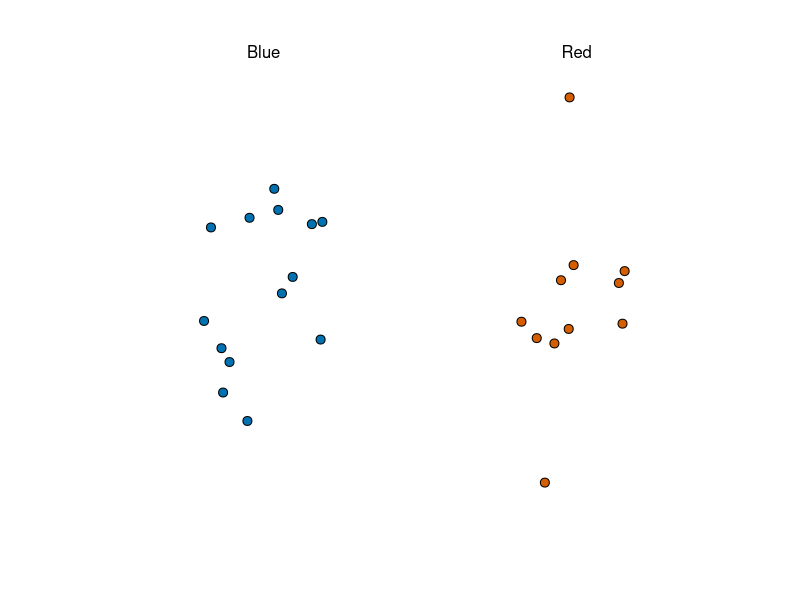
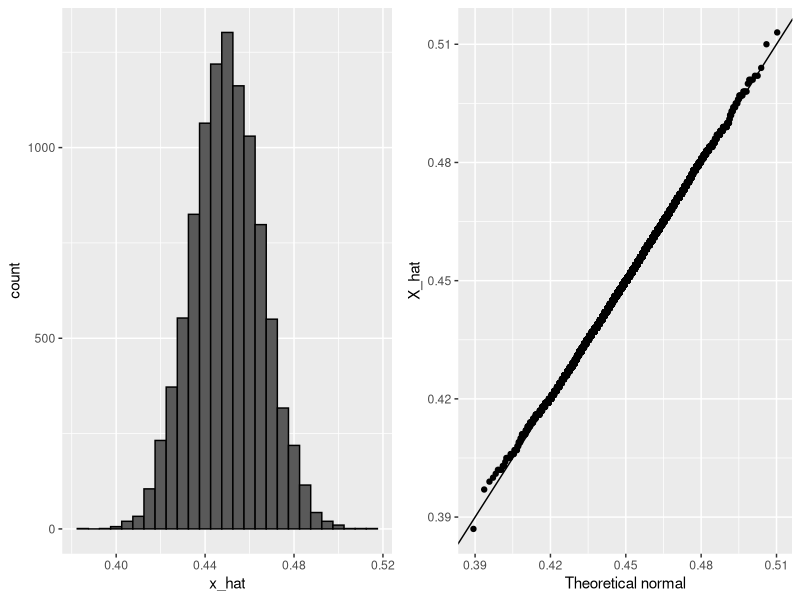
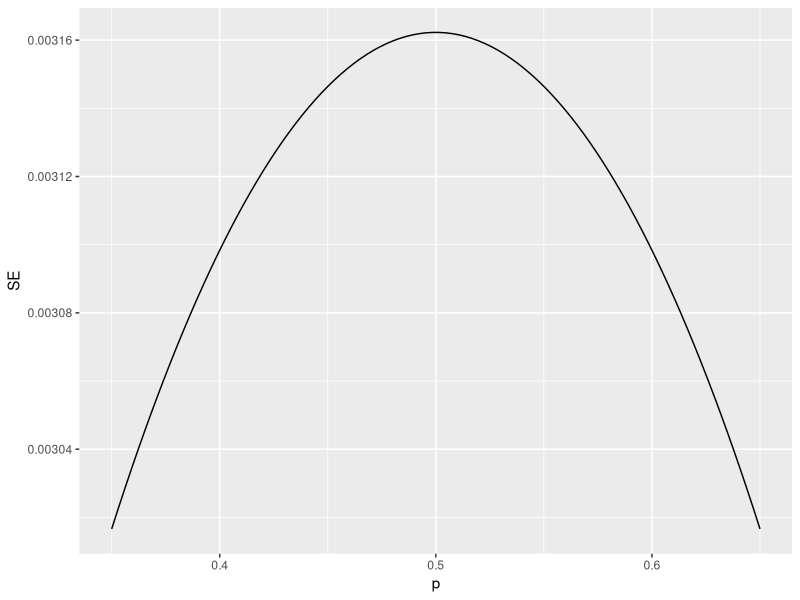
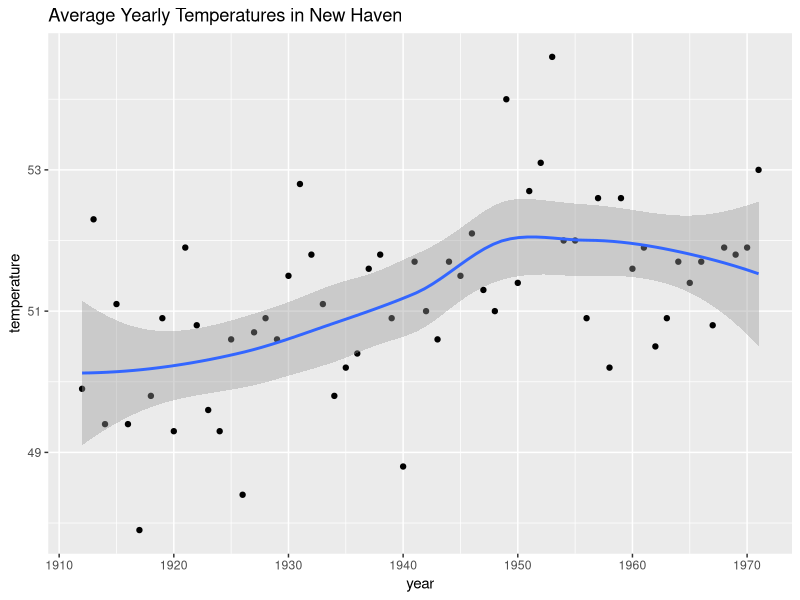
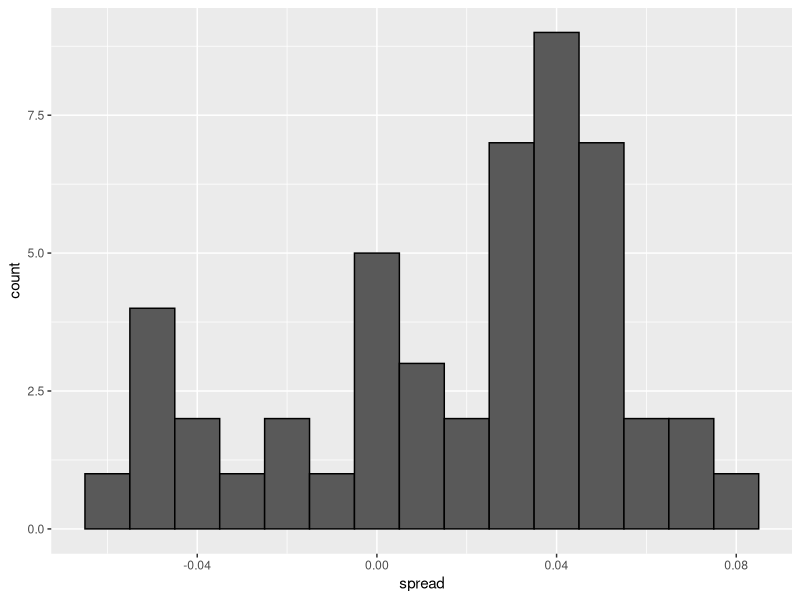
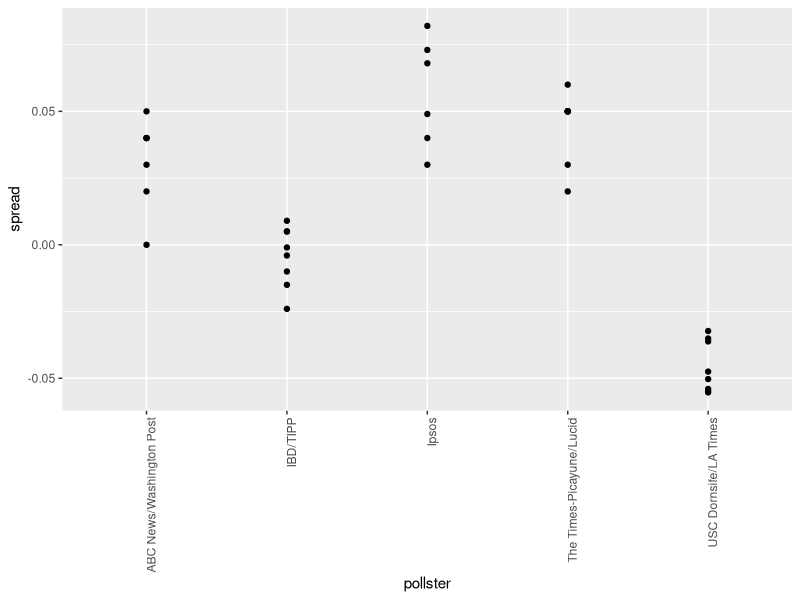
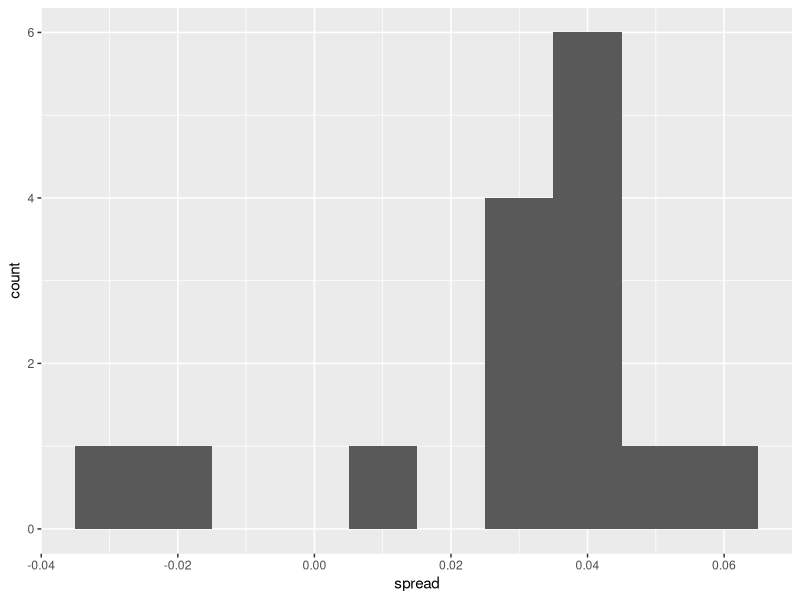
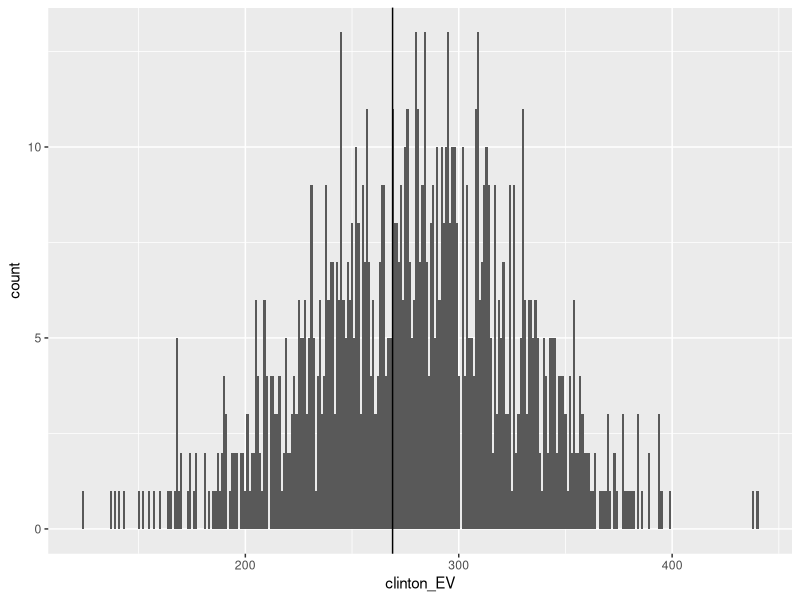

Write the R code that produced these figures, in order.
## ---- chunk 1
knitr::opts_chunk$set(echo = TRUE)
## ---- chunk 2
library(tidyverse)
library(dslabs)
take_poll(25)    # draw 25 beads
## ---- chunk 3
X_hat <- 0.48
se <- sqrt(X_hat*(1-X_hat)/25)
pnorm(0.01/se) - pnorm(-0.01/se)
## ---- chunk 4
p <- 0.45    # unknown p to estimate
N <- 1000

# simulate one poll of size N and determine x_hat
x <- sample(c(0,1), size = N, replace = TRUE, prob = c(1-p, p))
x_hat <- mean(x)

# simulate B polls of size N and determine average x_hat
B <- 10000    # number of replicates
N <- 1000    # sample size per replicate
x_hat <- replicate(B, {
    x <- sample(c(0,1), size = N, replace = TRUE, prob = c(1-p, p))
    mean(x)
})
## ---- chunk 5
library(tidyverse)

library(gridExtra)
p1 <- data.frame(x_hat = x_hat) %>%
    ggplot(aes(x_hat)) +
    geom_histogram(binwidth = 0.005, color = "black")
p2 <- data.frame(x_hat = x_hat) %>%
    ggplot(aes(sample = x_hat)) +
    stat_qq(dparams = list(mean = mean(x_hat), sd = sd(x_hat))) +
    geom_abline() +
    ylab("X_hat") +
    xlab("Theoretical normal")
grid.arrange(p1, p2, nrow=1)
## ---- chunk 6
library(tidyverse)
N <- 100000
p <- seq(0.35, 0.65, length = 100)
SE <- sapply(p, function(x) 2*sqrt(x*(1-x)/N))
data.frame(p = p, SE = SE) %>%
    ggplot(aes(p, SE)) +
    geom_line()
## ---- chunk 7
data("nhtemp")
data.frame(year = as.numeric(time(nhtemp)), temperature = as.numeric(nhtemp)) %>%
    ggplot(aes(year, temperature)) +
    geom_point() +
    geom_smooth() +
    ggtitle("Average Yearly Temperatures in New Haven")
## ---- chunk 8
p <- 0.45
N <- 1000
X <- sample(c(0,1), size = N, replace = TRUE, prob = c(1-p, p))    # generate N observations
X_hat <- mean(X)    # calculate X_hat
SE_hat <- sqrt(X_hat*(1-X_hat)/N)    # calculate SE_hat, SE of the mean of N observations
c(X_hat - 2*SE_hat, X_hat + 2*SE_hat)    # build interval of 2*SE above and below mean
## ---- chunk 9
z <- qnorm(0.995)    # calculate z to solve for 99% confidence interval
pnorm(qnorm(0.995))    # demonstrating that qnorm gives the z value for a given probability
pnorm(qnorm(1-0.995))    # demonstrating symmetry of 1-qnorm
pnorm(z) - pnorm(-z)    # demonstrating that this z value gives correct probability for interval
## ---- chunk 10
B <- 10000
inside <- replicate(B, {
    X <- sample(c(0,1), size = N, replace = TRUE, prob = c(1-p, p))
    X_hat <- mean(X)
    SE_hat <- sqrt(X_hat*(1-X_hat)/N)
    between(p, X_hat - 2*SE_hat, X_hat + 2*SE_hat)    # TRUE if p in confidence interval
})
mean(inside)
## ---- chunk 11
N <- 25
X_hat <- 0.48
(2*X_hat - 1) + c(-2, 2)*2*sqrt(X_hat*(1-X_hat)/N)
## ---- chunk 12
N <- 100    # sample size
z <- sqrt(N) * 0.02/0.5    # spread of 0.02
1 - (pnorm(z) - pnorm(-z))
## ---- chunk 13
d <- 0.039
Ns <- c(1298, 533, 1342, 897, 774, 254, 812, 324, 1291, 1056, 2172, 516)
p <- (d+1)/2

# calculate confidence intervals of the spread
confidence_intervals <- sapply(Ns, function(N){
    X <- sample(c(0,1), size=N, replace=TRUE, prob = c(1-p, p))
    X_hat <- mean(X)
    SE_hat <- sqrt(X_hat*(1-X_hat)/N)
    2*c(X_hat, X_hat - 2*SE_hat, X_hat + 2*SE_hat) - 1
})

# generate a data frame storing results
polls <- data.frame(poll = 1:ncol(confidence_intervals),
                    t(confidence_intervals), sample_size = Ns)
names(polls) <- c("poll", "estimate", "low", "high", "sample_size")
polls
## ---- chunk 14
d_hat <- polls %>%
    summarize(avg = sum(estimate*sample_size) / sum(sample_size)) %>%
    .$avg

p_hat <- (1+d_hat)/2
moe <- 2*1.96*sqrt(p_hat*(1-p_hat)/sum(polls$sample_size))   
round(d_hat*100,1)
round(moe*100, 1)
## ---- chunk 15
library(dslabs)
data(polls_us_election_2016)
names(polls_us_election_2016)

# keep only national polls from week before election with a grade considered reliable
polls <- polls_us_election_2016 %>%
    filter(state == "U.S." & enddate >= "2016-10-31" &
               (grade %in% c("A+", "A", "A-", "B+") | is.na(grade)))

# add spread estimate
polls <- polls %>%
    mutate(spread = rawpoll_clinton/100 - rawpoll_trump/100)

# compute estimated spread for combined polls
d_hat <- polls %>%
    summarize(d_hat = sum(spread * samplesize) / sum(samplesize)) %>%
    .$d_hat

# compute margin of error
p_hat <- (d_hat+1)/2
moe <- 1.96 * 2 * sqrt(p_hat*(1-p_hat)/sum(polls$samplesize))

# histogram of the spread
polls %>%
    ggplot(aes(spread)) +
    geom_histogram(color="black", binwidth = .01)
## ---- chunk 16
# number of polls per pollster in week before election
polls %>% group_by(pollster) %>% summarize(n())
# plot results by pollsters with at least 6 polls
polls %>% group_by(pollster) %>%
    filter(n() >= 6) %>%
    ggplot(aes(pollster, spread)) +
    geom_point() +
    theme(axis.text.x = element_text(angle = 90, hjust = 1))
# standard errors within each pollster
polls %>% group_by(pollster) %>%
    filter(n() >= 6) %>%
    summarize(se = 2 * sqrt(p_hat * (1-p_hat) / median(samplesize)))
## ---- chunk 17
# collect last result before the election for each pollster
one_poll_per_pollster <- polls %>% group_by(pollster) %>%
    filter(enddate == max(enddate)) %>%      # keep latest poll
    ungroup()

# histogram of spread estimates
one_poll_per_pollster %>%
    ggplot(aes(spread)) + geom_histogram(binwidth = 0.01)

# construct 95% confidence interval
results <- one_poll_per_pollster %>%
    summarize(avg = mean(spread), se = sd(spread)/sqrt(length(spread))) %>%
    mutate(start = avg - 1.96*se, end = avg + 1.96*se)
round(results*100, 1)
## ---- chunk 18
prev <- 0.00025    # disease prevalence
N <- 100000    # number of tests
outcome <- sample(c("Disease", "Healthy"), N, replace = TRUE, prob = c(prev, 1-prev))

N_D <- sum(outcome == "Disease")    # number with disease
N_H <- sum(outcome == "Healthy")    # number healthy

# for each person, randomly determine if test is + or -
accuracy <- 0.99
test <- vector("character", N)
test[outcome == "Disease"] <- sample(c("+", "-"), N_D, replace=TRUE, prob = c(accuracy, 1-accuracy))
test[outcome == "Healthy"] <- sample(c("-", "+"), N_H, replace=TRUE, prob = c(accuracy, 1-accuracy))

table(outcome, test)
## ---- chunk 19
library(tidyverse)
library(dslabs)
polls <- polls_us_election_2016 %>%
    filter(state == "U.S." & enddate >= "2016-10-31" &
                 (grade %in% c("A+", "A", "A-", "B+") | is.na(grade))) %>%
    mutate(spread = rawpoll_clinton/100 - rawpoll_trump/100)

one_poll_per_pollster <- polls %>% group_by(pollster) %>%
    filter(enddate == max(enddate)) %>%
    ungroup()

results <- one_poll_per_pollster %>%
    summarize(avg = mean(spread), se = sd(spread)/sqrt(length(spread))) %>%
    mutate(start = avg - 1.96*se, end = avg + 1.96*se)
## ---- chunk 20
mu <- 0
tau <- 0.035
sigma <- results$se
Y <- results$avg
B <- sigma^2 / (sigma^2 + tau^2)

posterior_mean <- B*mu + (1-B)*Y
posterior_se <- sqrt(1 / (1/sigma^2 + 1/tau^2))

posterior_mean
posterior_se

# 95% credible interval
posterior_mean + c(-1.96, 1.96)*posterior_se

# probability of d > 0
1 - pnorm(0, posterior_mean, posterior_se)
## ---- chunk 21
J <- 6
N <- 2000
d <- .021
p <- (d+1)/2
X <- d + rnorm(J, 0, 2*sqrt(p*(1-p)/N))
## ---- chunk 22
I <- 5
J <- 6
N <- 2000
d <- .021
p <- (d+1)/2
X <- sapply(1:I, function(i){
    d + rnorm(J, 0, 2*sqrt(p*(1-p)/N))
})
## ---- chunk 23
I <- 5
J <- 6
N <- 2000
d <- .021
p <- (d+1)/2
h <- rnorm(I, 0, 0.025)    # assume standard error of pollster-to-pollster variability is 0.025
X <- sapply(1:I, function(i){
    d + rnorm(J, 0, 2*sqrt(p*(1-p)/N))
})
## ---- chunk 24
mu <- 0
tau <- 0.035
sigma <- sqrt(results$se^2 + .025^2)
Y <- results$avg
B <- sigma^2 / (sigma^2 + tau^2)
posterior_mean <- B*mu + (1-B)*Y
posterior_se <- sqrt(1 / (1/sigma^2 + 1/tau^2))
1 - pnorm(0, posterior_mean, posterior_se)
## ---- chunk 25
library(tidyverse)
library(dslabs)
data("polls_us_election_2016")
head(results_us_election_2016)
results_us_election_2016 %>% arrange(desc(electoral_votes)) %>% top_n(5, electoral_votes)
## ---- chunk 26
results <- polls_us_election_2016 %>%
    filter(state != "U.S." &
            !grepl("CD", "state") &
            enddate >= "2016-10-31" &
            (grade %in% c("A+", "A", "A-", "B+") | is.na(grade))) %>%
    mutate(spread = rawpoll_clinton/100 - rawpoll_trump/100) %>%
    group_by(state) %>%
    summarize(avg = mean(spread), sd = sd(spread), n = n()) %>%
    mutate(state = as.character(state))
# 10 closest races = battleground states
results %>% arrange(abs(avg))
# joining electoral college votes and results
results <- left_join(results, results_us_election_2016, by="state")
# states with no polls: note Rhode Island and District of Columbia = Democrat
results_us_election_2016 %>% filter(!state %in% results$state)
# assigns sd to states with just one poll as median of other sd values
results <- results %>%
    mutate(sd = ifelse(is.na(sd), median(results$sd, na.rm = TRUE), sd))
## ---- chunk 27
mu <- 0
tau <- 0.02
# The original code commented below returns an error
#results %>% mutate(sigma = sd/sqrt(n), 
results %>% mutate(sigma = se,
                   B = sigma^2/ (sigma^2 + tau^2),
                   posterior_mean = B*mu + (1-B)*avg,
                   posterior_se = sqrt( 1 / (1/sigma^2 + 1/tau^2))) %>%
    arrange(abs(posterior_mean))
## ---- chunk 28
mu <- 0
tau <- 0.02
clinton_EV <- replicate(1000, {
    # The original code commented below returns an error
    #results %>% mutate(sigma = sd/sqrt(n),
    results %>% mutate(sigma = se,
                       B = sigma^2/ (sigma^2 + tau^2),
                       posterior_mean = B*mu + (1-B)*avg,
                       posterior_se = sqrt( 1 / (1/sigma^2 + 1/tau^2)),
                       simulated_result = rnorm(length(posterior_mean), posterior_mean, posterior_se),
                       clinton = ifelse(simulated_result > 0, electoral_votes, 0)) %>%    # award votes if Clinton wins state
        summarize(clinton = sum(clinton)) %>%    # total votes for Clinton
        .$clinton + 7    # 7 votes for Rhode Island and DC
})
mean(clinton_EV > 269)    # over 269 votes wins election
# histogram of outcomes
data.frame(clinton_EV) %>%
    ggplot(aes(clinton_EV)) +
    geom_histogram(binwidth = 1) +
    geom_vline(xintercept = 269)
## ---- chunk 29
mu <- 0
tau <- 0.02
bias_sd <- 0.03
clinton_EV_2 <- replicate(1000, {
    results %>% mutate(sigma = sqrt(sd^2/(n) + bias_sd^2),    # added bias_sd term
                        B = sigma^2/ (sigma^2 + tau^2),
                        posterior_mean = B*mu + (1-B)*avg,
                        posterior_se = sqrt( 1 / (1/sigma^2 + 1/tau^2)),
                        simulated_result = rnorm(length(posterior_mean), posterior_mean, posterior_se),
                        clinton = ifelse(simulated_result > 0, electoral_votes, 0)) %>%    # award votes if Clinton wins state
        summarize(clinton = sum(clinton)) %>%    # total votes for Clinton
        .$clinton + 7    # 7 votes for Rhode Island and DC
})
mean(clinton_EV_2 > 269)    # over 269 votes wins election
## ---- chunk 30
# select all national polls by one pollster
one_pollster <- polls_us_election_2016 %>%
    filter(pollster == "Ipsos" & state == "U.S.") %>%
    mutate(spread = rawpoll_clinton/100 - rawpoll_trump/100)
# the observed standard error is higher than theory predicts
se <- one_pollster %>%
    summarize(empirical = sd(spread),
            theoretical = 2*sqrt(mean(spread)*(1-mean(spread))/min(samplesize)))
se
# the distribution of the data is not normal
one_pollster %>% ggplot(aes(spread)) +
    geom_histogram(binwidth = 0.01, color = "black")
## ---- chunk 31
polls_us_election_2016 %>%
    filter(state == "U.S." & enddate >= "2016-07-01") %>%
    group_by(pollster) %>%
    filter(n() >= 10) %>%
    ungroup() %>%
    mutate(spread = rawpoll_clinton/100 - rawpoll_trump/100) %>%
    ggplot(aes(enddate, spread)) +
    geom_smooth(method = "loess", span = 0.1) +
    geom_point(aes(color = pollster), show.legend = FALSE, alpha = 0.6)
## ---- chunk 32
polls_us_election_2016 %>%
    filter(state == "U.S." & enddate >= "2016-07-01") %>%
    select(enddate, pollster, rawpoll_clinton, rawpoll_trump) %>%
    rename(Clinton = rawpoll_clinton, Trump = rawpoll_trump) %>%
    gather(candidate, percentage, -enddate, -pollster) %>%
    mutate(candidate = factor(candidate, levels = c("Trump", "Clinton"))) %>%
    group_by(pollster) %>%
    filter(n() >= 10) %>%
    ungroup() %>%
    ggplot(aes(enddate, percentage, color = candidate)) +
    geom_point(show.legend = FALSE, alpha = 0.4) +
    geom_smooth(method = "loess", span = 0.15) +
    scale_y_continuous(limits = c(30, 50))
## ---- chunk 33
z <- qt(0.975, nrow(one_poll_per_pollster) - 1)
one_poll_per_pollster %>%
    summarize(avg = mean(spread), moe = z*sd(spread)/sqrt(length(spread))) %>%
    mutate(start = avg - moe, end = avg + moe)

# quantile from t-distribution versus normal distribution
qt(0.975, 14)    # 14 = nrow(one_poll_per_pollster) - 1
qnorm(0.975)
## ---- chunk 34
# load and inspect research funding rates object
library(tidyverse)
library(dslabs)
data(research_funding_rates)
research_funding_rates
# compute totals that were successful or not successful
totals <- research_funding_rates %>%
    select(-discipline) %>%
    summarize_all(funs(sum)) %>%
    summarize(yes_men = awards_men,
                         no_men = applications_men - awards_men,
                         yes_women = awards_women,
                         no_women = applications_women - awards_women)
# compare percentage of men/women with awards
totals %>% summarize(percent_men = yes_men/(yes_men + no_men),
                                          percent_women = yes_women/(yes_women + no_women))
## ---- chunk 35
tab <- matrix(c(3,1,1,3), 2, 2)
rownames(tab) <- c("Poured Before", "Poured After")
colnames(tab) <- c("Guessed Before", "Guessed After")
tab
# p-value calculation with Fisher's Exact Test
fisher.test(tab, alternative = "greater")
## ---- chunk 36
# compute overall funding rate
funding_rate <- totals %>%
    summarize(percent_total = (yes_men + yes_women) / (yes_men + no_men + yes_women + no_women)) %>%
    .$percent_total
funding_rate
# construct two-by-two table for observed data
two_by_two <- tibble(awarded = c("no", "yes"),
                     men = c(totals$no_men, totals$yes_men),
                     women = c(totals$no_women, totals$yes_women))
two_by_two
# compute null hypothesis two-by-two table
tibble(awarded = c("no", "yes"),
           men = (totals$no_men + totals$yes_men) * c(1-funding_rate, funding_rate),
           women = (totals$no_women + totals$yes_women) * c(1-funding_rate, funding_rate))
# chi-squared test
chisq_test <- two_by_two %>%
    select(-awarded) %>%
    chisq.test()
chisq_test$p.value
## ---- chunk 37
# odds of getting funding for men
odds_men <- (two_by_two$men[2] / sum(two_by_two$men)) /
        (two_by_two$men[1] / sum(two_by_two$men))
# odds of getting funding for women
odds_women <- (two_by_two$women[2] / sum(two_by_two$women)) /
        (two_by_two$women[1] / sum(two_by_two$women))
# odds ratio - how many times larger odds are for men than women
odds_men/odds_women
## ---- chunk 38
# multiplying all observations by 10 decreases p-value without changing odds ratio
two_by_two %>%
 select(-awarded) %>%
 mutate(men = men*10, women = women*10) %>%
 chisq.test()
